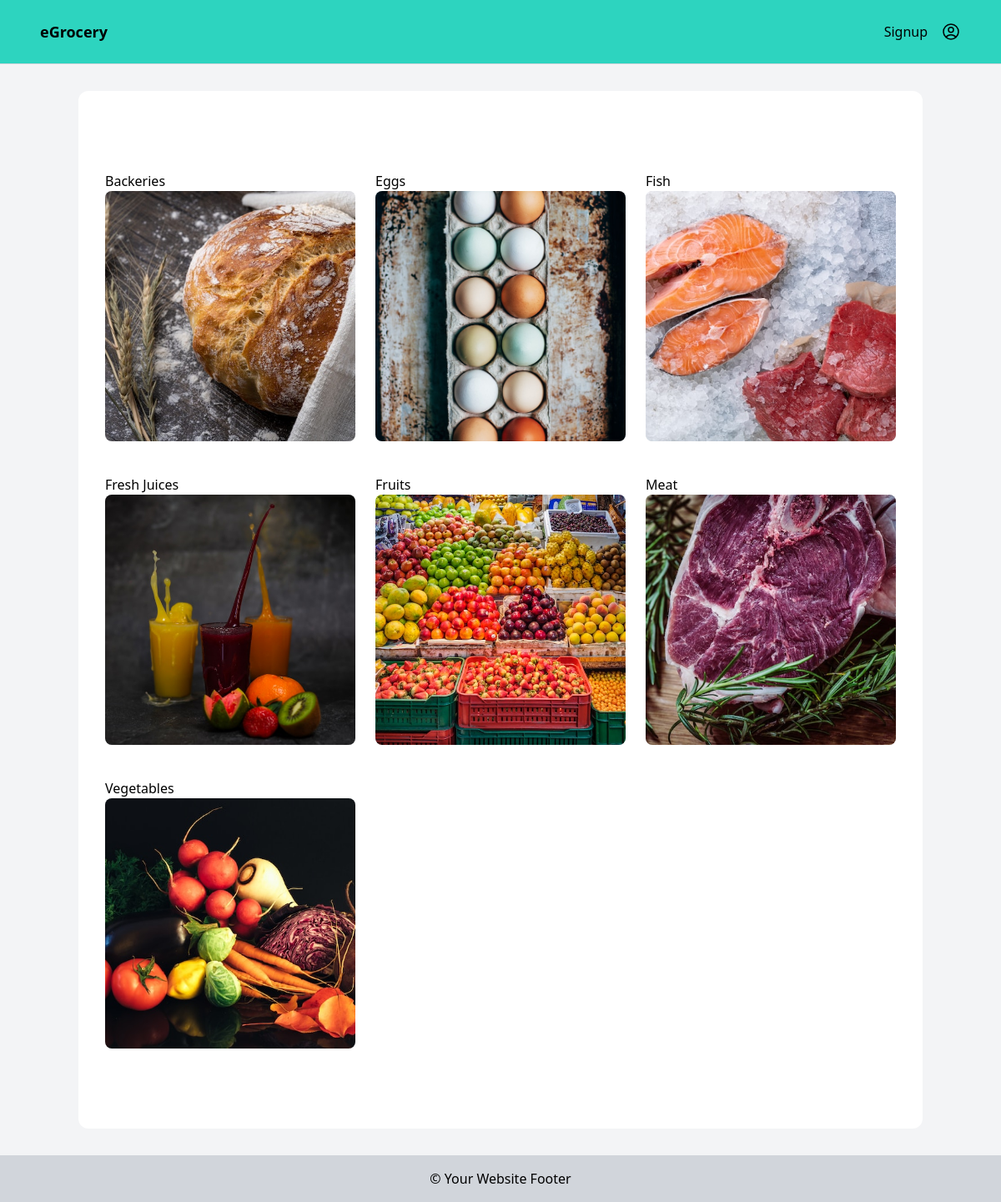
The page / on the database its author committed.
### products/models.py (models this page shows, shortened)
class Category(models.Model):
    name = models.CharField(max_length=150)
    slug = models.SlugField()
    image = models.ImageField(upload_to='category_images/', blank=True, null=True)
    class Meta:
        verbose_name_plural = 'Categories'
        ordering = ('name',)

### products/views.py (the view)
# urls.py: path('', views.home, name='home'),
def home(request):
    categories = Category.objects.all()
    return render(request, 'home.html', {'categories': categories})

### templates/home.html (shortened to what this page needs)
{% extends 'base.html' %}
{% block content %}
<div class="bg-white rounded-xl">
  <div class="mx-auto max-w-2xl px-4 py-16 sm:px-6 sm:py-24 lg:max-w-7xl lg:px-8">
    <div class="grid grid-cols-1 gap-x-6 gap-y-10 sm:grid-cols-2 lg:grid-cols-3 xl:grid-cols-4 xl:gap-x-8">
      {% for category in categories %}
      <a href="{% url 'category_detail' category.slug %}" class="group">
        <h2>{{ category.name }}</h2>
        <div class="aspect-h-1 aspect-w-1 w-full overflow-hidden rounded-lg bg-gray-200 xl:aspect-h-8 xl:aspect-w-7">
            <img src="{{ category.image.url }}" alt="{{ category.name }}" class="h-full w-full object-cover object-center group-hover:opacity-75" style="height: 300px; width: 300px;">
        </div>
      </a>
      {% endfor %}
    </div>
  </div>
</div>
{% endblock %}

### rows shown on the page
Category: name "Backeries", image (picture)
Category: name "Eggs", image (picture)
Category: name "Fish", image (picture)
Category: name "Fresh Juices", image (picture)
Category: name "Fruits", image (picture)
Category: name "Meat", image (picture)
Category: name "Vegetables", image (picture)
